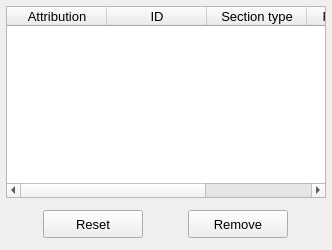
            <widget class="QWidget" name="tab_list">
             <attribute name="title">
              <string>List</string>
             </attribute>
             <layout class="QGridLayout" name="gridLayout_16">
              <property name="leftMargin">
               <number>6</number>
              </property>
              <property name="topMargin">
               <number>6</number>
              </property>
              <property name="rightMargin">
               <number>6</number>
              </property>
              <property name="bottomMargin">
               <number>6</number>
              </property>
              <property name="spacing">
               <number>6</number>
              </property>
              <item row="0" column="0">
               <widget class="QTreeWidget" name="treeWidget_viscous_thermal_model">
                <property name="minimumSize">
                 <size>
                  <width>320</width>
                  <height>100</height>
                 </size>
                </property>
                <property name="maximumSize">
                 <size>
                  <width>16777215</width>
                  <height>16777215</height>
                 </size>
                </property>
                <property name="font">
                 <font>
                  <family>MS Shell Dlg 2</family>
                  <pointsize>10</pointsize>
                  <italic>false</italic>
                 </font>
                </property>
                <property name="toolTip">
                 <string>Select a face to remove the previously attributed boundary condition.</string>
                </property>
                <property name="autoScroll">
                 <bool>true</bool>
                </property>
                <property name="alternatingRowColors">
                 <bool>true</bool>
                </property>
                <property name="indentation">
                 <number>1</number>
                </property>
                <property name="itemsExpandable">
                 <bool>true</bool>
                </property>
                <property name="headerHidden">
                 <bool>false</bool>
                </property>
                <attribute name="headerDefaultSectionSize">
                 <number>100</number>
                </attribute>
                <attribute name="headerHighlightSections">
                 <bool>false</bool>
                </attribute>
                <attribute name="headerShowSortIndicator" stdset="0">
                 <bool>false</bool>
                </attribute>
                <attribute name="headerStretchLastSection">
                 <bool>true</bool>
                </attribute>
                <column>
                 <property name="text">
                  <string>Attribution</string>
                 </property>
                 <property name="textAlignment">
                  <set>AlignCenter</set>
                 </property>
                </column>
                <column>
                 <property name="text">
                  <string>ID</string>
                 </property>
                 <property name="textAlignment">
                  <set>AlignCenter</set>
                 </property>
                </column>
                <column>
                 <property name="text">
                  <string>Section type</string>
                 </property>
                 <property name="textAlignment">
                  <set>AlignCenter</set>
                 </property>
                </column>
                <column>
                 <property name="text">
                  <string>Formulation</string>
                 </property>
                 <property name="textAlignment">
                  <set>AlignCenter</set>
                 </property>
                </column>
                <column>
                 <property name="text">
                  <string>Parameters</string>
                 </property>
                 <property name="textAlignment">
                  <set>AlignCenter</set>
                 </property>
                </column>
               </widget>
              </item>
              <item row="1" column="0">
               <widget class="QFrame" name="frame_3">
                <property name="minimumSize">
                 <size>
                  <width>320</width>
                  <height>40</height>
                 </size>
                </property>
                <property name="maximumSize">
                 <size>
                  <width>16777215</width>
                  <height>40</height>
                 </size>
                </property>
                <property name="frameShape">
                 <enum>QFrame::Shape::NoFrame</enum>
                </property>
                <property name="frameShadow">
                 <enum>QFrame::Shadow::Raised</enum>
                </property>
                <layout class="QGridLayout" name="gridLayout_15">
                 <property name="leftMargin">
                  <number>4</number>
                 </property>
                 <property name="topMargin">
                  <number>4</number>
                 </property>
                 <property name="rightMargin">
                  <number>4</number>
                 </property>
                 <property name="bottomMargin">
                  <number>4</number>
                 </property>
                 <property name="horizontalSpacing">
                  <number>12</number>
                 </property>
                 <item row="0" column="0">
                  <widget class="QPushButton" name="pushButton_reset">
                   <property name="minimumSize">
                    <size>
                     <width>100</width>
                     <height>28</height>
                    </size>
                   </property>
                   <property name="maximumSize">
                    <size>
                     <width>100</width>
                     <height>28</height>
                    </size>
                   </property>
                   <property name="font">
                    <font>
                     <family>MS Shell Dlg 2</family>
                     <pointsize>10</pointsize>
                     <italic>false</italic>
                     <bold>false</bold>
                    </font>
                   </property>
                   <property name="styleSheet">
                    <string notr="true"/>
                   </property>
                   <property name="text">
                    <string>Reset</string>
                   </property>
                  </widget>
                 </item>
                 <item row="0" column="1">
                  <widget class="QPushButton" name="pushButton_remove">
                   <property name="minimumSize">
                    <size>
                     <width>100</width>
                     <height>28</height>
                    </size>
                   </property>
                   <property name="maximumSize">
                    <size>
                     <width>100</width>
                     <height>28</height>
                    </size>
                   </property>
                   <property name="font">
                    <font>
                     <family>MS Shell Dlg 2</family>
                     <pointsize>10</pointsize>
                     <italic>false</italic>
                     <bold>false</bold>
                    </font>
                   </property>
                   <property name="styleSheet">
                    <string notr="true"/>
                   </property>
                   <property name="text">
                    <string>Remove</string>
                   </property>
                  </widget>
                 </item>
                </layout>
               </widget>
              </item>
             </layout>
            </widget>
